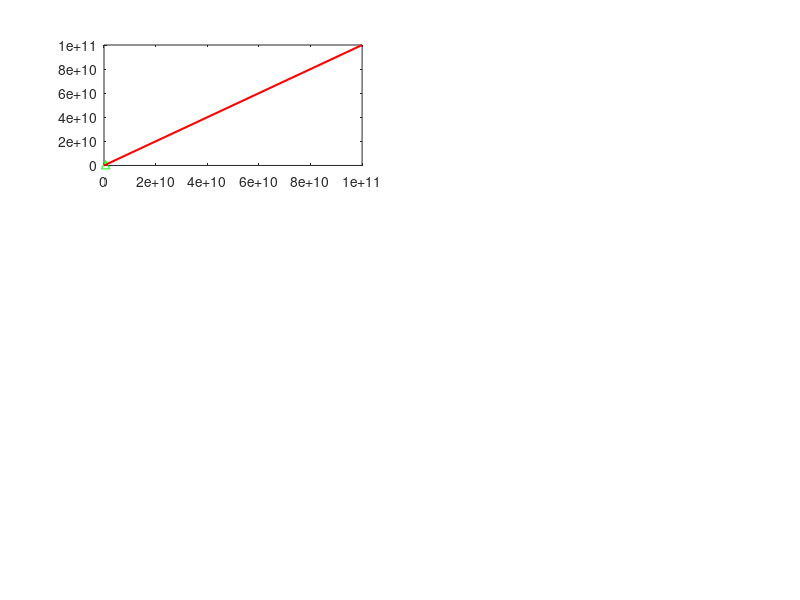

Here is the MATLAB script that generated this plot: (Note: this script raises an error after producing the figure.)
% Make graph comparing Model 7 and 8
% FIRST RUN 'Comp7A_4B.m' and 'Comp8A_5B.m'

%%%% 1st Graph %%%%

%%% Nitrogen-limited system

sz = 7;

% Heterotrophic bacteria
figure;
subplot(3,2,1)
z = 6*10^8;
plot(z,z,'g^')
hold on
x = [1, 10^11];
y = [1, 10^11];
line(x,y,'Color','red','LineWidth',1.5)
scatter(results4BPos(:,1),results7APos(:,1),sz,'black' )
pbaspect([1 1 1])
plot(z,z,'g^','MarkerSize',7,'LineWidth', 2)
set(gca,'xscale','log')
set(gca,'yscale','log')
xlabel("without viruses")
ylabel("with viruses")
xlim([10^6 10^11])
ylim([10^6 10^11])
xticks([10^6 10^8 10^10])
yticks([10^6 10^8 10^10])
title("Heterotrophic bacteria (L^{-1})")

% Cyanobacteria

subplot(3,2,3)
z = 1*10^8;
plot(z,z,'g^')
hold on
x = [1, 10^13];
y = [1, 10^13];
line(x,y,'Color','red','LineWidth',1.5)
scatter(results4BPos(:,2),results7APos(:,2),sz,'black' )
pbaspect([1 1 1])
plot(z,z,'g^','MarkerSize',7,'LineWidth', 2)
set(gca,'xscale','log')
set(gca,'yscale','log')
xlabel("without viruses")
ylabel("with viruses")
xlim([10^6 10^12])
ylim([10^6 10^12])
xticks([10^6 10^8 10^10 10^12])
yticks([10^6 10^8 10^10 10^12])
title("Cyanobacteria (L^{-1})")

% Zooplankton

subplot(3,2,5)
z = 4*10^4;
plot(z,z,'g^')
hold on
x = [1, 10^11];
y = [1, 10^11];
line(x,y,'Color','red','LineWidth',1.5)
scatter(results4BPos(:,3),results7APos(:,3),sz,'black' )
pbaspect([1 1 1])
plot(z,z,'g^','MarkerSize',7,'LineWidth', 2)
set(gca,'xscale','log')
set(gca,'yscale','log')
xlabel("without viruses")
ylabel("with viruses")
xlim([10^1 10^6])
ylim([10^1 10^6])
xticks([10^1 10^3 10^5])
yticks([10^1 10^3 10^5])
title("Zooplankton (L^{-1})")

%%% Phosphorus-limited system

% Heterotrophic bacteria

subplot(3,2,2)
z = 3*10^8;
plot(z,z,'g^')
hold on
x = [1, 10^12];
y = [1, 10^12];
line(x,y,'Color','red','LineWidth',1.5)
scatter(results5BPos(:,1),results8APos(:,1),sz,'black' )
pbaspect([1 1 1])
plot(z,z,'g^','MarkerSize',7,'LineWidth', 2)
set(gca,'xscale','log')
set(gca,'yscale','log')
xlabel("without viruses")
ylabel("with viruses")
xlim([10^5 10^12])
ylim([10^5 10^12])
xticks([10^5 10^7 10^9 10^11])
yticks([10^5 10^7 10^9 10^11])
title("Heterotrophic bacteria (L^{-1})")

% Cyanobacteria

subplot(3,2,4)
z = 3*10^8;
plot(z,z,'g^')
hold on
x = [1, 10^13];
y = [1, 10^13];
line(x,y,'Color','red','LineWidth',1.5)
scatter(results5BPos(:,2),results8APos(:,2),sz,'black' )
pbaspect([1 1 1])
plot(z,z,'g^','MarkerSize',7,'LineWidth', 2)
set(gca,'xscale','log')
set(gca,'yscale','log')
xlabel("without viruses")
ylabel("with viruses")
xlim([10^6 10^12])
ylim([10^6 10^12])
xticks([10^6 10^8 10^10 10^12])
yticks([10^6 10^8 10^10 10^12])
title("Cyanobacteria (L^{-1})")

% Zooplankton

subplot(3,2,6)
z = 5*10^4;
plot(z,z,'g^')
hold on
x = [1, 10^11];
y = [1, 10^11];
line(x,y,'Color','red','LineWidth',1.5)
scatter(results5BPos(:,3),results8APos(:,3),sz,'black' )
pbaspect([1 1 1])
plot(z,z,'g^','MarkerSize',7,'LineWidth', 2)
set(gca,'xscale','log')
set(gca,'yscale','log')
xlabel("without viruses")
ylabel("with viruses")
xlim([1 10^6])
ylim([1 10^6])
xticks([1 10^2 10^4 10^6])
yticks([1 10^2 10^4 10^6])
title("Zooplankton (L^{-1})")

set(gcf, 'Position', [800, 800, 600, 1000])
saveas(gcf,'poster1.png')

%%% 2nd graph 

%%% Nitrogen-limited system

% Inorganic nitrogen
figure;
subplot(3,2,1)
z = 0.1;
plot(z,z,'g^')
hold on
x = [10^-6, 10^2];
y = [10^-6, 10^2];
line(x,y,'Color','red','LineWidth',1.5)
scatter(results4BPos(:,4),results7APos(:,4),sz,'black' )
pbaspect([1 1 1])
plot(z,z,'g^','MarkerSize',7,'LineWidth', 2)
set(gca,'xscale','log')
set(gca,'yscale','log')
xlabel("without viruses")
ylabel("with viruses")
xlim([10^-4 10^2])
ylim([10^-4 10^2])
xticks([10^-4 10^-2 1 10^2])
yticks([10^-4 10^-2 1 10^2])
title("Inorganic nitrogen (\muM)")

% Organic nitrogen
subplot(3,2,3)
z = 5;
plot(z,z,'g^')
hold on
x = [10^-6, 10^4];
y = [10^-6, 10^4];
line(x,y,'Color','red','LineWidth',1.5)
scatter(results4BPos(:,5),results7APos(:,5),sz,'black' )
pbaspect([1 1 1])
plot(z,z,'g^','MarkerSize',7,'LineWidth', 2)
set(gca,'xscale','log')
set(gca,'yscale','log')
xlabel("without viruses")
ylabel("with viruses")
xlim([10^-5 10^4])
ylim([10^-5 10^4])
xticks([10^-5 10^-3 10^-1 10^1 10^3])
yticks([10^-5 10^-3 10^-1 10^1 10^3])
title("Organic nitrogen (\muM)")

% Primary Productivity

subplot(3,2,5)
z = 10^10;
plot(z,z,'g^','MarkerSize',7,'LineWidth', 2)
hold on
x = [10^-6, 10^4];
y = [10^-6, 10^4];
line(x,y,'Color','red','LineWidth',1.5)
scatter(eco4B(:,4),eco7A(:,4),sz,'black')
pbaspect([1 1 1])
plot(z,z,'g^')
set(gca,'xscale','log')
set(gca,'yscale','log')
xlabel("without viruses")
ylabel("with viruses")
xlim([10^-3 10^3])
ylim([10^-3 10^3])
xticks([10^-5 10^-3 10^-1 10^1 10^3])
yticks([10^-5 10^-3 10^-1 10^1 10^3])
title("Primary Productivity (\muM N d^{-1})")
ax = gca;
ax.TitleFontSizeMultiplier = 1;

%%% Phosphorus-limited system

% Inorganic phosphorus
subplot(3,2,2)
z = 0.007;
plot(z,z,'g^')
hold on
x = [10^-6, 10^2];
y = [10^-6, 10^2];
line(x,y,'Color','red','LineWidth',1.5)
scatter(results5BPos(:,4),results8APos(:,4),sz,'black' )
pbaspect([1 1 1])
plot(z,z,'g^','MarkerSize',7,'LineWidth', 2)
set(gca,'xscale','log')
set(gca,'yscale','log')
xlabel("without viruses")
ylabel("with viruses")
xlim([10^-5 10^2])
ylim([10^-5 10^2])
xticks([10^-4 10^-2 1 10^2])
yticks([10^-4 10^-2 1 10^2])
title("Inorganic phosphorus (\muM)")

% Organic phosphorus
subplot(3,2,4)
z = 0.1;
plot(z,z,'g^')
hold on
x = [10^-7, 10^4];
y = [10^-7, 10^4];
line(x,y,'Color','red','LineWidth',1.5)
scatter(results5BPos(:,5),results8APos(:,5),sz,'black' )
pbaspect([1 1 1])
plot(z,z,'g^','MarkerSize',7,'LineWidth', 2)
set(gca,'xscale','log')
set(gca,'yscale','log')
xlabel("without viruses")
ylabel("with viruses")
xlim([10^-7 10^2])
ylim([10^-7 10^2])
xticks([10^-7 10^-5 10^-3 10^-1 10^1])
yticks([10^-7 10^-5 10^-3 10^-1 10^1])
title("Organic phosphorus (\muM)")

% Primary Productivity

subplot(3,2,6)
z = 10^10;
plot(z,z,'g^','MarkerSize',7,'LineWidth', 2)
hold on
x = [10^-7, 10^4];
y = [10^-7, 10^4];
line(x,y,'Color','red','LineWidth',1.5)
scatter(eco5B(:,4),eco8A(:,4),sz,'black')
pbaspect([1 1 1])
plot(z,z,'g^')
set(gca,'xscale','log')
set(gca,'yscale','log')
xlabel("without viruses")
ylabel("with viruses")
xlim([10^-7 10^1])
ylim([10^-7 10^1])
xticks([10^-7 10^-5 10^-3 10^-1 10^1])
yticks([10^-7 10^-5 10^-3 10^-1 10^1])
title("Primary Productivity (\muM P d^{-1})")
ax = gca;
ax.TitleFontSizeMultiplier = 1;

set(gcf, 'Position', [800, 800, 600, 1000])
saveas(gcf,'poster2.png')

%%% 3rd graph

%%% Nitrogen-limited system

% DON recycling

figure;
subplot(3,2,1)
z = 10^10;
plot(z,z,'g^','MarkerSize',7,'LineWidth', 2)
hold on
x = [10^-6, 10^4];
y = [10^-6, 10^4];
line(x,y,'Color','red','LineWidth',1.5)
scatter(eco4B(:,1),eco7A(:,1),sz,'black')
pbaspect([1 1 1])
plot(z,z,'g^')
set(gca,'xscale','log')
set(gca,'yscale','log')
xlabel("without viruses")
ylabel("with viruses")
xlim([10^-5 10^3])
ylim([10^-5 10^3])
xticks([10^-5 10^-3 10^-1 10^1 10^3])
yticks([10^-5 10^-3 10^-1 10^1 10^3])
title("DON recycling (\muM d^{-1})")

% Nutrient export

subplot(3,2,3)
z = 10^10;
plot(z,z,'g^','MarkerSize',7,'LineWidth', 2)
hold on
x = [10^-7, 10^4];
y = [10^-7, 10^4];
line(x,y,'Color','red','LineWidth',1.5)
scatter(eco4B(:,2),eco7A(:,2),sz,'black' )
pbaspect([1 1 1])
plot(z,z,'g^')
set(gca,'xscale','log')
set(gca,'yscale','log')
xlabel("without viruses")
ylabel("with viruses")
xlim([10^-5 10])
ylim([10^-5 10])
xticks([10^-5 10^-3 10^-1 10])
yticks([10^-5 10^-3 10^-1 10])
title("Nutrient Export (\muM N d^{-1}) ")
set(gcf, 'Position', [800, 800, 450, 450])

% Carbon sink

subplot(3,2,5)
z = 10^10;
plot(z,z,'g^','MarkerSize',7,'LineWidth', 2)
hold on
x = [10^-13, 10^4];
y = [10^-13, 10^4];
line(x,y,'Color','red','LineWidth',1.5)
scatter(eco4B(:,3),eco7A(:,3),sz,'black' )
pbaspect([1 1 1])
plot(z,z,'g^')
set(gca,'xscale','log')
set(gca,'yscale','log')
xlabel("without viruses")
ylabel("with viruses")
xlim([10^-3 10^3])
ylim([10^-3 10^3])
xticks([10^-7 10^-5 10^-3 10^-1 10^1 10^3])
yticks([10^-7 10^-5 10^-3 10^-1 10^1 10^3])
title("Carbon sink (\muM C d^{-1})")

%%% Phosphorus-limited system

% DOP recycling

subplot(3,2,2)
z = 10^10;
plot(z,z,'g^','MarkerSize',7,'LineWidth', 2)
hold on
x = [10^-6, 10^4];
y = [10^-6, 10^4];
line(x,y,'Color','red','LineWidth',1.5)
scatter(eco5B(:,1),eco8A(:,1),sz,'black')
pbaspect([1 1 1])
plot(z,z,'g^')
set(gca,'xscale','log')
set(gca,'yscale','log')
xlabel("without viruses")
ylabel("with viruses")
xlim([10^-5 10^2])
ylim([10^-5 10^2])
xticks([10^-5 10^-3 10^-1 10^1 10^3])
yticks([10^-5 10^-3 10^-1 10^1 10^3])
title("DOP recycling (\muM d^{-1})")


% Nutrient export

subplot(3,2,4)
z = 10^10;
plot(z,z,'g^','MarkerSize',7,'LineWidth', 2)
hold on
x = [10^-7, 10^4];
y = [10^-7, 10^4];
line(x,y,'Color','red','LineWidth',1.5)
scatter(eco5B(:,2),eco8A(:,2),sz,'black' )
pbaspect([1 1 1])
plot(z,z,'g^')
set(gca,'xscale','log')
set(gca,'yscale','log')
xlabel("without viruses")
ylabel("with viruses")
xlim([10^-7 10^-1])
ylim([10^-7 10^-1])
xticks([10^-7 10^-5 10^-3 10^-1])
yticks([10^-7 10^-5 10^-3 10^-1])
title("Nutrient Export (\muM P d^{-1}) ")
set(gcf, 'Position', [800, 800, 450, 450])

% Carbon sink

subplot(3,2,6)
z = 10^10;
plot(z,z,'g^','MarkerSize',7,'LineWidth', 2)
hold on
x = [10^-13, 10^4];
y = [10^-13, 10^4];
line(x,y,'Color','red','LineWidth',1.5)
scatter(eco5B(:,3),eco8A(:,3),sz,'black' )
pbaspect([1 1 1])
plot(z,z,'g^')
set(gca,'xscale','log')
set(gca,'yscale','log')
xlabel("without viruses")
ylabel("with viruses")
xlim([10^-5 10^3])
ylim([10^-5 10^3])
xticks([10^-7 10^-5 10^-3 10^-1 10^1 10^3])
yticks([10^-7 10^-5 10^-3 10^-1 10^1 10^3])
title("Carbon sink (\muM C d^{-1})")

set(gcf, 'Position', [800, 800, 600, 1000])
saveas(gcf,'poster3.png')

%%% Regression graph

sz = 10

%8A
V8A = results8APos(:,6) + results8APos(:,7);
logV8A = log10(V8A);
logCS8A = log10(eco8A(:,3));
tblV8A = table(logV8A, logCS8A,'VariableNames',{'V','CS'});
mdlV8A = fitlm(tblV8A,'CS ~ V'); 

x8A = [10^7 10^16];
y8A = 10.^(log10(x8A)*table2array(mdlV8A.Coefficients(2,1)) + table2array(mdlV8A.Coefficients(1,1)));

%7A

V7A = results7APos(:,6) + results7APos(:,7);
logV7A = log10(V7A);
logCS7A = log10(eco7A(:,3));
tblV7A = table(logV7A, logCS7A,'VariableNames',{'V','CS'});
mdlV7A = fitlm(tblV7A,'CS ~ V'); 

x7A = [10^7 10^16];
y7A = 10.^(log10(x7A)*table2array(mdlV7A.Coefficients(2,1)) + table2array(mdlV7A.Coefficients(1,1)));


figure;
scatter(V7A,eco7A(:,3),sz)
hold on
scatter(V8A,eco8A(:,3),sz,'red')
line(x8A,y8A,'LineWidth',1.5,'Color','red');
line(x7A,y7A,'LineWidth',1.5);
pbaspect([1 1 1])
set(gca,'xscale','log')
set(gca,'yscale','log')
xlabel("Total virus abundance (L^{-1})")
ylabel("Carbon sink (\muM C d^{-1})")
xlim([10^9 10^16])
ylim([10^-3 10^4])
xticks([10^9 10^11 10^13 10^15])
yticks([10^-3 10^-1 10^1 10^3])
hold off
set(gcf, 'Position', [800, 800, 300, 300])
saveas(gcf,'poster4.png')
